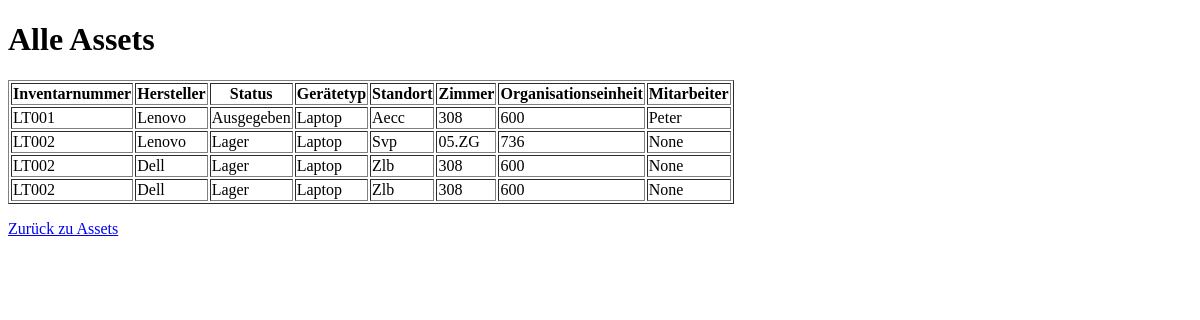
Before: /asset/anzeigen with the older database file.
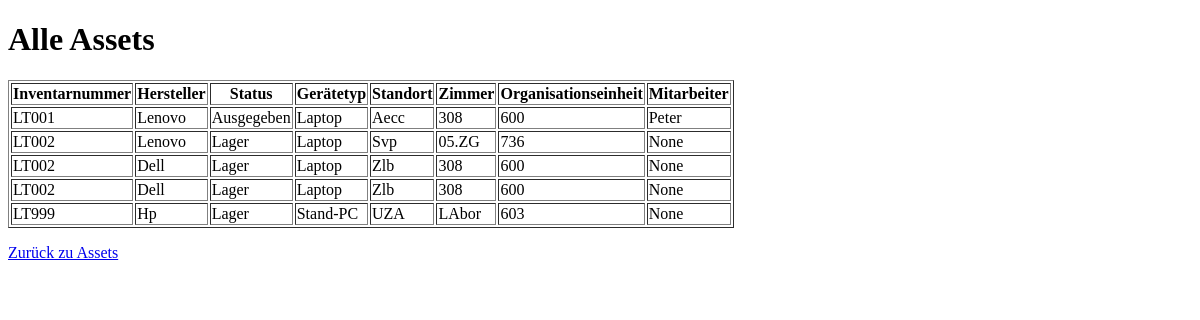
After: the same page with the newer database file.
### tables this page shows
CREATE TABLE assets (
    inventarnummer TEXT,
    hersteller TEXT,
    status TEXT,
    geraetetyp TEXT,
    standort TEXT,
    zimmer TEXT,
    organisationseinheit TEXT
, mitarbeiter TEXT);

### app.py (the view)
@app.route("/asset/anzeigen")
def assets_anzeigen():
    verbindung = sqlite3.connect("asset_management.db")
    cursor = verbindung.cursor()
    cursor.execute("""
        SELECT *
        FROM assets
    """)
    assets = cursor.fetchall()
    verbindung.close()
    return render_template(
        "assets_anzeigen.html",
        assets=assets
    )

### templates/assets_anzeigen.html (shortened to what this page needs)
<!DOCTYPE html>
<html>
<head>
</head>
<body>
<h1>Alle Assets</h1>
<table border="1">
    <tr>
        <th>Inventarnummer</th>
        <th>Hersteller</th>
        <th>Status</th>
        <th>Gerätetyp</th>
        <th>Standort</th>
        <th>Zimmer</th>
        <th>Organisationseinheit</th>
        <th>Mitarbeiter</th>
    </tr>
    {% for a in assets %}
    <tr>
        <td>{{ a[0] }}</td>
        <td>{{ a[1] }}</td>
        <td>{{ a[2] }}</td>
        <td>{{ a[3] }}</td>
        <td>{{ a[4] }}</td>
        <td>{{ a[5] }}</td>
        <td>{{ a[6] }}</td>
        <td>{{ a[7] }}</td>
    </tr>
    {% endfor %}
</table>
<p><a href="/assets">Zurück zu Assets</a></p>
</body>
</html>

Changed rows visible on the page:
added assets: inventarnummer "LT999", hersteller "Hp", status "Lager", geraetetyp "Stand-PC", standort "UZA", zimmer "LAbor", organisationseinheit "603", a "None"
